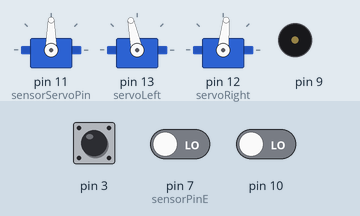
This sketch was run on a simulated Arduino Uno, built with avr-gcc and run on an emulated ATmega328P. Shown: 3 × servo, buzzer (waves = sounding). The inputs (shaded band) are chosen by the test bench; at power-on: pin 3 LOW, pin 10 LOW, pin 7 (sensorPinE) LOW.

Above: at 0.82 s.
1.3 s: pin 3 driven HIGH
4.3 s: pin 10 driven HIGH
At 4.73 s:
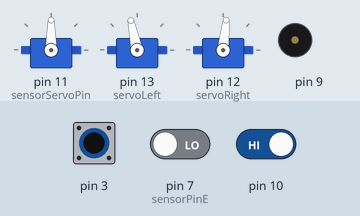
7.3 s: pin 3 driven LOW
At 7.77 s:
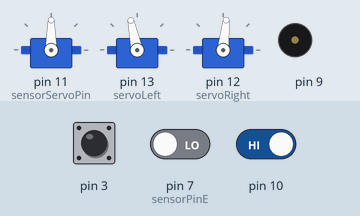
10.3 s: pin 3 pulsed HIGH 2 times (0.12 s each, 0.3 s apart)
Timing chart, 0 to 17.9 s (numbered marks = the images above; inputs shaded):
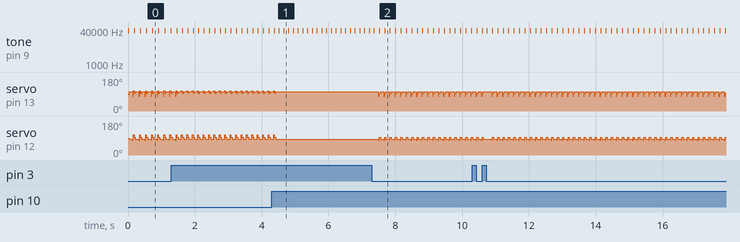

The sketch:

Maze_Bot.ino
```cpp
#include <Servo.h>

//
// *****************************
// Authors: Angus Wu and Dylan Thai
// Date: June 2019
// Maze Bot Project
// Program instructs the boe bot to complete any maze avoiding deadends
// *****************************
//

//Servos
Servo sensorServo;
const int sensorServoPin = 11;
Servo servoLeft;
Servo servoRight;

//Ultrasonic sensor
const int sensorPinT = 8;
const int sensorPinE = 7;

//Other variables
int leftDist; //The path distance on the left side of the robot
int rightDist; //The path distance on the right side of the robot
int frontDistance; //Distance between the robot (the ultrasonic sensor) and the wall ahead in milliseconds (the default unit)
const int wallDist = 600; //The maximum distance to stop when a wall is ahead (approcimately 8 cm)

//----------------------------------------------------------------------------------------------------

void setup() { //Set up of the ultrasonic sensor, IR sensors, and the servos
  Serial.begin(9600);

  //Ultrasonic sensor
  pinMode(sensorPinT, OUTPUT);
  pinMode(sensorPinE, INPUT);

  //Infrared sensor
  pinMode(3,INPUT);
  pinMode(10,INPUT);
  pinMode(2,OUTPUT);
  pinMode(9,OUTPUT);

  //Servos
  sensorServo.attach(sensorServoPin);
  servoLeft.attach(13);
  servoRight.attach(12);
}

//----------------------------------------------------------------------------------------------------

void loop(){

  //IR sensors check if the robot is to close to the walls
  int irLeft = irDetect(9, 10, 37000);
  int irRight = irDetect(2, 3, 37000);

  sensorServo.write(90); //Turns the standard servo so the ultrasonic sensor faces the front

  frontDistance = distance(); //Updates the distance between the robot and the wall ahead

  if(frontDistance == 0 || frontDistance > wallDist){ //If the ultrasonic sensor senses 0 (did not detect anything, it happens sometimes as an error), or the distance ahead is less than the minimum distance to stop
    forward();

    if(irRight == 0){ //If the robot is too close to the right wall, turn left slightly
      turnLeft(1);
    }
    if(irLeft == 0){ //If the robot is too close to the left wall, turn right slightly
      turnRight(1);
    }

  }else{
    //Stop the robot
    servoLeft.writeMicroseconds(1500);
    servoRight.writeMicroseconds(1500);

    sensorServo.write(0); //Turns the standard servo to 0 degrees (right)
    delay(750);
    rightDist = distance(); //Stores the distance to the right of the robot

    sensorServo.write(90); //Turns the standard servo to 90 degrees (front)
    delay(750);
    frontDistance = distance(); //Stores the distance ahead of the robot, used for double checking

    sensorServo.write(180); //Turns the standard servo to 180 degrees (left)
    delay(750);
    leftDist = distance(); // Stores the distance to the left of the robot

    if(frontDistance > wallDist){ //Double checks if there is room to move forward; checks if the distance ahead is above the minimum stop distance

      sensorServo.write(90); //Repositions the standard servo to face the front
      delay(500);

    }else{

      if(leftDist < 1000 && rightDist < 1000){ //If there is not enough distance to either side of the robot
        turnLeft(41); //Turns 180 degress
        delay(1000);
        sensorServo.write(90); //Repositions the standard servo to face the front
        delay(500);

      }else if(leftDist > rightDist || leftDist == 0){ //If there is more space to the left side, or if the sensor outputs 0 (as a rare error)
        turnLeft(21); //Turns left 90 degrees
        delay(1000);
        sensorServo.write(90); //Repositions the standard servo to face the front
        delay(500);

      }else{
        turnRight(21); //Turns right 90 degrees
        delay(1000);
        sensorServo.write(90); //Repositions the standard servo to face the front
        delay(500);
      }

    } //End if, turn direction
  } //End if, check turn direction distance
} //End loop()

//----------------------------------------------------------------------------------------------------

int irDetect(int irLedPin, int irReceiverPin, long frequency){ //Finds if any objects are in front of the IR sensors
  tone(irLedPin, frequency, 8);
  delay(1);
  int ir = digitalRead(irReceiverPin);
  delay(1);
  return ir;
}

long distance(){ //Finds the distance ahead
  digitalWrite(sensorPinT, LOW);
  delay(2);
  digitalWrite(sensorPinT, HIGH);
  delay(10);
  digitalWrite(sensorPinT, LOW);
  long distance = pulseIn(sensorPinE, HIGH, 25000);
  return distance;
}

void turnLeft(int num){ //Turns servos accordingly so the robot turns left
  for(int i=0; i<num; i++){
    servoLeft.writeMicroseconds(1340);
    servoRight.writeMicroseconds(1340);
    delay(20);
  }
  servoLeft.writeMicroseconds(1500);
  servoRight.writeMicroseconds(1500);
}

void turnRight(int num){ //Turns servos accordingly so the robot turns right
  for(int i=0; i<num; i++){
    servoLeft.writeMicroseconds(1660);
    servoRight.writeMicroseconds(1660);
    delay(20);
  }
  servoLeft.writeMicroseconds(1500);
  servoRight.writeMicroseconds(1500);
}

void forward(){ //Moves the robot forwards slightly
  for(int i = 0; i<5; i++){
    servoLeft.writeMicroseconds(1600);
    servoRight.writeMicroseconds(1413);
    delay(20);
  }
}
```

Measured:
- after the input at 4.3 s, servo on pin 13 (servoLeft): goes on until 4.4 s, then stays 102°; servo on pin 12 (servoRight): goes on until 4.4 s, then stays 84°
- after the input at 7.3 s, servo on pin 13 (servoLeft): 102° → 77° after 0.20 s, then repeats every 0.16 s: 93° 0.04 s, 102° 0.10 s, 77° 0.02 s; servo on pin 12 (servoRight): 84° → 77° after 0.20 s, then repeats every 0.16 s: 93° 0.04 s, 84° 0.10 s, 77° 0.02 s
- by itself, tone on pin 9: alternates 37000 Hz for 0.01 s and silent for 0.15 s
